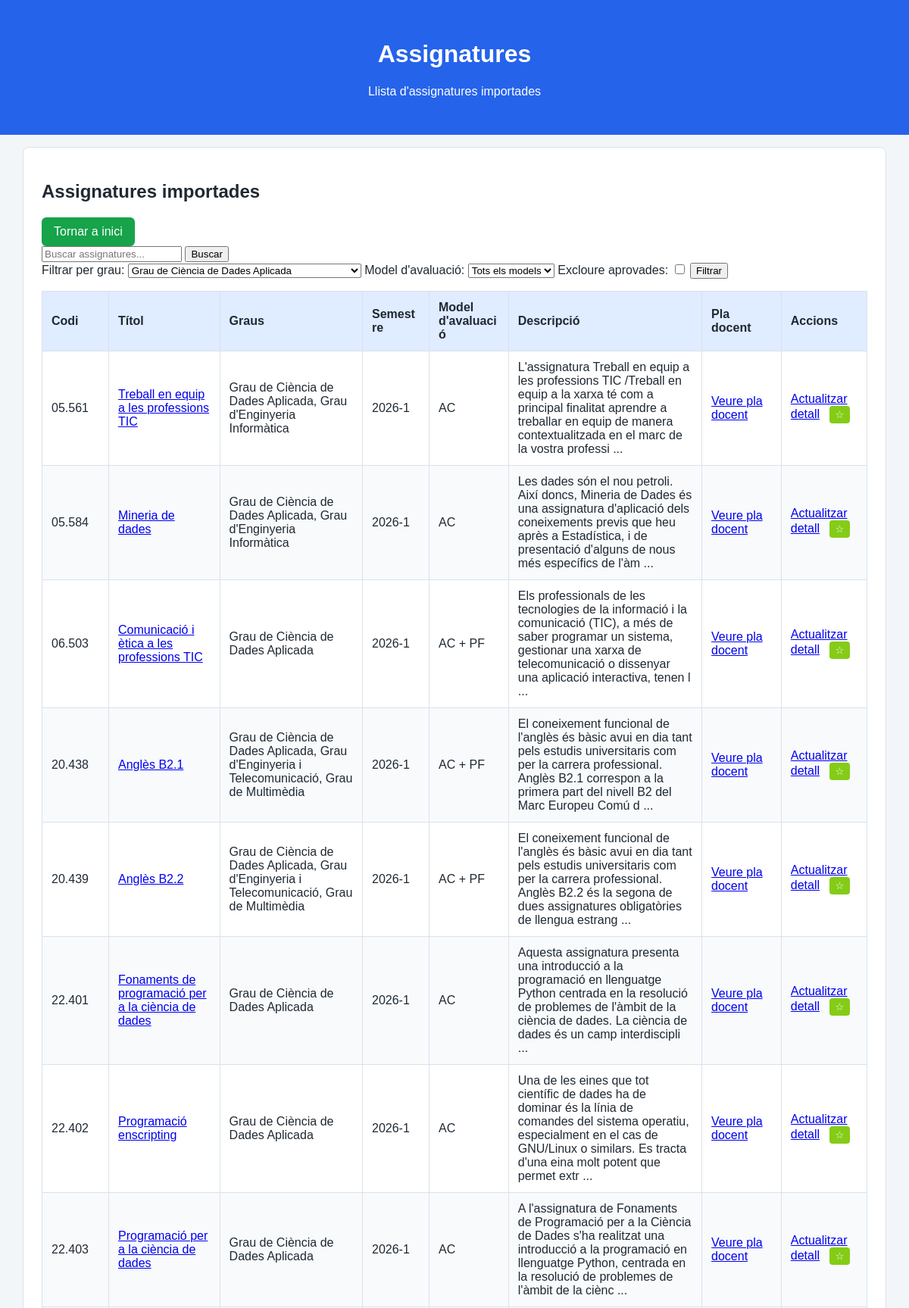
The app's page /assignatures?grau_id=1 (upper part) with its own data.
### tables this page shows
CREATE TABLE assignatures (
            id INTEGER PRIMARY KEY AUTOINCREMENT,
            codi TEXT NOT NULL,
            titol TEXT NOT NULL,
            semestre TEXT NOT NULL,
            model_avaluacio TEXT,
            descripcio TEXT,
            url TEXT            
        , credits INTEGER, data_creacio TIMESTAMP, data_modificacio TIMESTAMP, llengua_id INTEGER, semestre_id INTEGER, professor_id INTEGER, actiu BOOLEAN DEFAULT 1);

### app.py (the view)
@aplicacio.route("/assignatures")
def veure_assignatures():
    grau_id = request.args.get("grau_id")
    model_avaluacio = request.args.get("model_avaluacio", "")
    excloure_aprovades = request.args.get("excloure_aprovades", "")
    graus = obtenir_graus()
    if grau_id:
        assignatures = obtenir_assignatures_per_grau(grau_id)
    else:
        assignatures = obtenir_assignatures()
    if model_avaluacio:
        assignatures_filtrades = []
        for assignatura in assignatures:
            if assignatura["model_avaluacio"] == model_avaluacio:
                assignatures_filtrades.append(assignatura)
        assignatures = assignatures_filtrades
    if excloure_aprovades == "1":
        codis_aprovades = set()
        for item in obtenir_assignatures_aprovades():
            codis_aprovades.add(item['codi'])
        assignatures = [a for a in assignatures if a['codi'] not in codis_aprovades]
    codis_interessants = set()
    for item in obtenir_assignatures_interessants():
        codis_interessants.add(item['codi'])
    return render_template(
        "assignatures.html",
        assignatures = assignatures,
        graus=graus,
        grau_id=grau_id,
        model_avaluacio=model_avaluacio,
        excloure_aprovades=excloure_aprovades,
        codis_interessants=codis_interessants
        )

### base_dades.py (called while the page is built)
def obtenir_connexio():
    connexio = sqlite3.connect(ruta_base_dades)
    connexio.row_factory = sqlite3.Row
    return connexio

def obtenir_graus():
    connexio = obtenir_connexio()
    graus = connexio.execute("""
        SELECT id, nom, url
        FROM graus
        ORDER by nom
    """).fetchall()
    connexio.close()
    return graus

def obtenir_assignatures_interessants():
    connexio = obtenir_connexio()
    assignatures_interessants = connexio.execute("""
                             SELECT codi, data_afegit
                             FROM assignatures_interessants
                             ORDER BY data_afegit DESC
                             """).fetchall()
    connexio.close()
    return assignatures_interessants

### templates/assignatures.html (shortened to what this page needs)
{% extends "base.html" %}
{% block header_title %}Assignatures{% endblock %}
{% block header_subtitle %}Llista d'assignatures importades{% endblock %}
{% block content %}
    <section class="targeta">
        <h2>Assignatures importades</h2>
        <a href="{{ url_for('inici') }}" class="boto">Tornar a inici</a>
        <form method="get" action="{{ url_for('cercar_assignatures') }}" class="barra-cerca">
            <input type="text" name="q" placeholder="Buscar assignatures..." value="{{ cercat if cercat else '' }}">
            <button type="submit">Buscar</button>
        </form>
        <form method="get" action="{{ url_for('veure_assignatures') }}">
                <label for="grau_id">Filtrar per grau:</label>
                <select name="grau_id" id="grau_id">
                    {% for grau in graus %}
                        <option value="{{ grau.id }}" {% if grau_id == grau.id|string %}selected{% endif %}>
                            {{ grau.nom }}
                        </option>
                    {% endfor %}
                </select>
                <label for="model_avaluacio">Model d'avaluació:</label>
                <select name="model_avaluacio" id="model_avaluacio">
                    <option value="">Tots els models</option>
                </select>
                <label for="excloure_aprovades">Excloure aprovades:</label>
                <input type="checkbox" name="excloure_aprovades" id="excloure_aprovades"
                       value="1" {% if excloure_aprovades == "1" %}checked{% endif %}>
                <button type="submit">Filtrar</button>
            </form>
            <table class = "taula-assignatures taula-principal">
                <thead>
                    <tr>
                        <th>Codi</th>
                        <th>Títol</th>
                        <th>Graus</th>
                        <th>Semestre</th>
                        <th>Model d'avaluació</th>
                        <th>Descripció</th>
                        <th>Pla docent</th>
                        <th>Accions</th>
                    </tr>
                </thead>
                <tbody>
                    {% for assignatura in assignatures %}
                        <tr>
                            <td>{{ assignatura.codi }}</td>
                            <td>
                                <a href="{{ url_for('veure_assignatura', codi=assignatura.codi) }}">{{ assignatura.titol }}</a>
                            </td>
                            <td>
                                {% if assignatura.graus %}
                                    {{ assignatura.graus }}
                                {% else %}
                                    Sense grau assignat
                                {% endif %}
                            </td>
                            <td>{{ assignatura.semestre }}</td>
                            <td>{{ assignatura.model_avaluacio }}</td>
                            <td>
                                {% if assignatura.descripcio %}
                                    {{ assignatura.descripcio[:200] }}
                                    {% if assignatura.descripcio|length > 200 %}
                                        ...
                                    {% endif %}
                                {% else %}
                                    Pendent
                                {% endif %}
                            </td>
                            <td>
                                <a href="{{ assignatura.url }}" target="_blank">Veure pla docent</a>
                            </td>
                            <td>
                                <a href="{{ url_for('actualitzar_detall', codi=assignatura.codi) }}">Actualitzar detall</a>
                                <form method="post" action="{{ url_for('toggle_interessant', codi=assignatura.codi) }}" style="display: inline; margin-left: 8px;">
                                    <button type="submit"
                                            {% if assignatura.codi in codis_interessants %}style="background-color: #f59e0b; color: white; padding: 4px 8px; border: none; border-radius: 4px;"
                                            title="Desmarcar com a interessant"{% else %}style="background-color: #84cc16; color: white; padding: 4px 8px; border: none; border-radius: 4px;"
                                            title="Marcar com a interessant"{% endif %}>
                                        {% if assignatura.codi in codis_interessants %}⭐{% else %}☆{% endif %}
                                    </button>
                                </form>
                            </td>
                        </tr>
                    {% endfor %}
                </tbody>
            </table>
        </section>
{% endblock %}

### static/estil.css (style rules this page uses)
body { margin: 0; font-family: Arial, sans-serif; background-color: #f3f6f8; color: #1f2933; }
.targeta { background-color: white; border: 1px solid #d9e2ec; border-radius: 8px; padding: 24px; }
.boto { display: inline-block; background-color: #16a34a; color: white; padding: 10px 16px; border-radius: 6px; text-decoration: none; }
.taula-assignatures { width: 100%; border-collapse: collapse; margin-top: 16px; table-layout: fixed; }
.taula-assignatures th, .taula-assignatures td { border: 1px solid #d9e2ec; padding: 12px; text-align: left; word-wrap: break-word; }
.taula-assignatures th { background-color: #e0ecff; font-weight: bold; }
.taula-assignatures tr:nth-child(even) { background-color: #f8fafc; }
.taula-principal th:nth-child(1), .taula-principal td:nth-child(1) { width: 8%; }
.taula-principal th:nth-child(2), .taula-principal td:nth-child(2) { width: 15%; }
.taula-principal th:nth-child(3), .taula-principal td:nth-child(3) { width: 20%; }
.taula-principal th:nth-child(4), .taula-principal td:nth-child(4) { width: 8%; }
.taula-principal th:nth-child(5), .taula-principal td:nth-child(5) { width: 10%; }
.taula-principal th:nth-child(6), .taula-principal td:nth-child(6) { width: 28%; }
.taula-principal th:nth-child(7), .taula-principal td:nth-child(7) { width: 10%; }
.taula-principal th:nth-child(8), .taula-principal td:nth-child(8) { width: 11%; }

### records on screen
assignatures: codi "05.561", titol "Treball en equip a les professions TIC", graus "Grau de Ciència de Dades Aplicada, Grau d'Enginyeria Informàtica", semestre "2026-1", model_avaluacio "AC", descripcio "L'assignatura Treball en equip a les professions TIC /Treball en equip a la xarxa té com a principal finalitat aprendre a treballar en equip de manera contextualitzada en el marc de la vostra professi"
assignatures: codi "05.584", titol "Mineria de dades", graus "Grau de Ciència de Dades Aplicada, Grau d'Enginyeria Informàtica", semestre "2026-1", model_avaluacio "AC", descripcio "Les dades són el nou petroli. Així doncs, Mineria de Dades és una assignatura d'aplicació dels coneixements previs que heu après a Estadística, i de presentació d'alguns de nous més específics de l'àm"
assignatures: codi "06.503", titol "Comunicació i ètica a les professions TIC", graus "Grau de Ciència de Dades Aplicada", semestre "2026-1", model_avaluacio "AC + PF", descripcio "Els professionals de les tecnologies de la informació i la comunicació (TIC), a més de saber programar un sistema, gestionar una xarxa de telecomunicació o dissenyar una aplicació interactiva, tenen l"
assignatures: codi "20.438", titol "Anglès B2.1", graus "Grau de Ciència de Dades Aplicada, Grau d'Enginyeria i Telecomunicació, Grau de Multimèdia", semestre "2026-1", model_avaluacio "AC + PF", descripcio "El coneixement funcional de l'anglès és bàsic avui en dia tant pels estudis universitaris com per la carrera professional. Anglès B2.1 correspon a la primera part del nivell B2 del Marc Europeu Comú d"
assignatures: codi "20.439", titol "Anglès B2.2", graus "Grau de Ciència de Dades Aplicada, Grau d'Enginyeria i Telecomunicació, Grau de Multimèdia", semestre "2026-1", model_avaluacio "AC + PF", descripcio "El coneixement funcional de l'anglès és bàsic avui en dia tant pels estudis universitaris com per la carrera professional. Anglès B2.2 és la segona de dues assignatures obligatòries de llengua estrang"
assignatures: codi "22.401", titol "Fonaments de programació per a la ciència de dades", graus "Grau de Ciència de Dades Aplicada", semestre "2026-1", model_avaluacio "AC", descripcio "Aquesta assignatura presenta una introducció a la programació en llenguatge Python centrada en la resolució de problemes de l'àmbit de la ciència de dades. La ciència de dades és un camp interdiscipli"
assignatures: codi "22.402", titol "Programació enscripting", graus "Grau de Ciència de Dades Aplicada", semestre "2026-1", model_avaluacio "AC", descripcio "Una de les eines que tot científic de dades ha de dominar és la línia de comandes del sistema operatiu, especialment en el cas de GNU/Linux o similars. Es tracta d'una eina molt potent que permet extr"
assignatures: codi "22.403", titol "Programació per a la ciència de dades", graus "Grau de Ciència de Dades Aplicada", semestre "2026-1", model_avaluacio "AC", descripcio "A l'assignatura de Fonaments de Programació per a la Ciència de Dades s'ha realitzat una introducció a la programació en llenguatge Python, centrada en la resolució de problemes de l'àmbit de la ciènc"

### other values on screen
form field grau_id "Grau de Ciència de Dades Aplicada"
